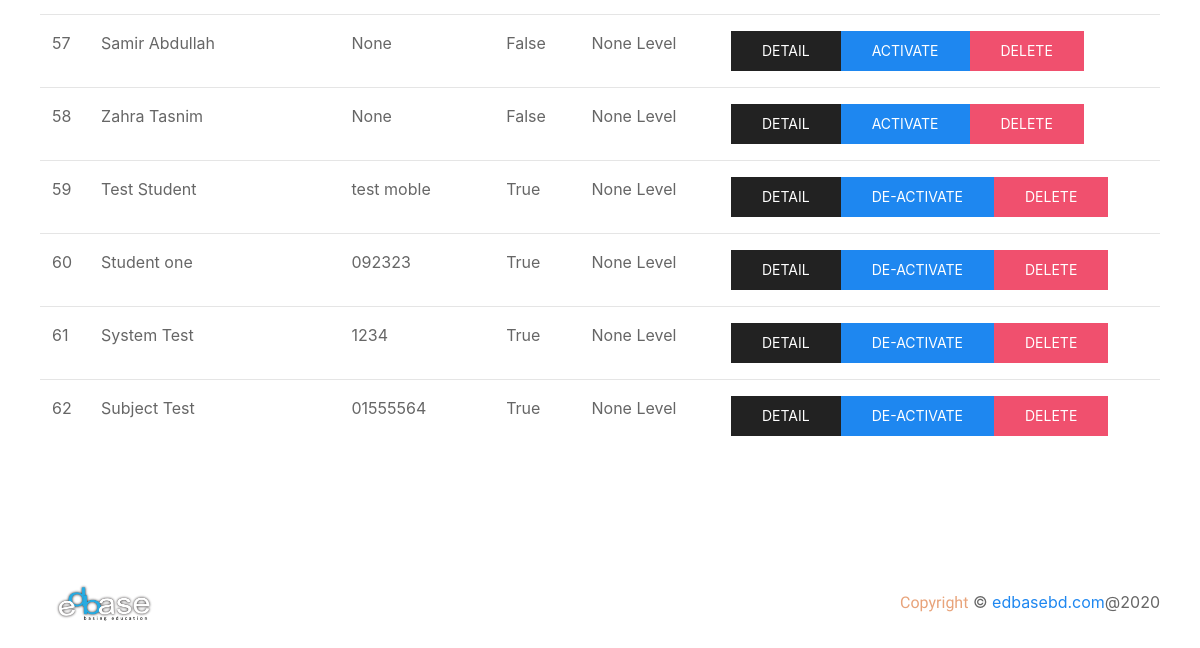
Before: /dashboard/ (signed in, lower part) with the older database file.
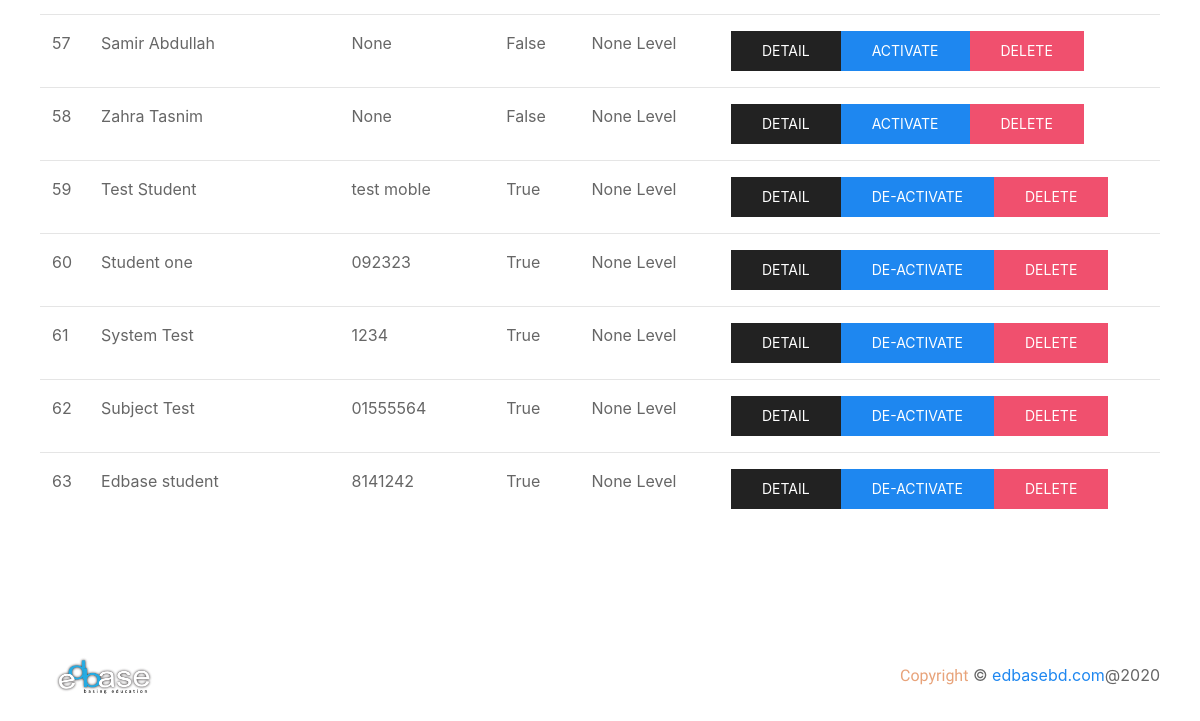
After: the same page with the newer database file.
### applicant/models.py (models this page shows, shortened)
class Student(models.Model):
    user = models.OneToOneField(User, on_delete=models.CASCADE)
    name = models.CharField(max_length=128, null=True, blank=True)
    mobile = models.CharField(max_length=11, null=True, blank=True)
    guardian_mobile = models.CharField(max_length=11, null=True, blank=True)
    email = models.EmailField(max_length=128, null=True, blank=True)
    school = models.CharField(max_length=128, null=True, blank=True)
    status = models.BooleanField(default=False, null=True, blank=True)
    user_type = models.CharField(max_length=128, null=True, blank=True)
    qualification = models.CharField(max_length=128, null=True, blank=True)
    created_at = models.DateTimeField(auto_now_add=True, null=True, blank=True)

### applicant/views.py (the view)
# urls.py: path('dashboard/', views.dashboard, name='dashboard'),
@login_required(login_url='/login/')
def dashboard(request):
    all_students = Student.objects.all()
    if request.session.get('user'):
        return render(request, 'dashboard.html', {'data': all_students, 'user': request.session.get('user')})
    else:
        user = "USER"
        return render(request, 'dashboard.html', {'data': all_students, 'user': user})

### applicant/templates/dashboard.html (shortened to what this page needs)
{% extends 'base.html' %}
{% load static %}
{% block content %}
    <section id="student-list">
        <div class="uk-container">
            <div class="uk-child-width-1@m" uk-grid>
                <div class="uk-margin-large">
                    <table class="uk-table uk-table-hover uk-table-divider">
                        <tbody>
                            {% for student in data %}
                            <tr>
                                <td>{{ student.id }}</td>
                                <td>{{ student.name }}</td>
                                <td>{{ student.mobile }}</td>
                                <td>{{ student.status }}</td>
                                <td>{{ student.qualification }} Level</td>
                                <td class="uk-flex">
                                    <a href="{% url 'studentdetail' student.id %}" class="uk-button uk-button-secondary">Detail</a>
                                    {% if student.status is False %}
                                    <a href="{% url 'activate' student.id %}" class="uk-button uk-button-primary">Activate</a>
                                    {% else %}
                                    <a href="{% url 'deactivate' student.id %}" class="uk-button uk-button-primary">De-Activate</a>
                                    {% endif %}
                                    <a href="{% url 'deletestudent' student.id %}" class="uk-button uk-button-danger">Delete</a>
                                </td>
                            </tr>
                            {% endfor %}
                        </tbody>
                    </table>
                </div>
            </div>
        </div>
    </section>
    <section id="footer">
        <div class="uk-padding">
            <div class="uk-flex uk-flex-wrap uk-flex-wrap-around uk-flex-between uk-flex-middle">
                <a class="uk-navbar-item uk-logo logo-size" href="/"><img src="/static/img/edbase.png" alt="zeros"></a>
                <p class="uk-text-center"> <span class="zeros-sub-head copy">Copyright</span>  © <a href="/">edbasebd.com</a>@2020</p>
            </div>
        </div>
    </section>
{% endblock %}

Changed rows visible on the page:
added Student: id "63", name "Edbase student", mobile "8141242", status "True", qualification "None", shows "DE-ACTIVATE"
